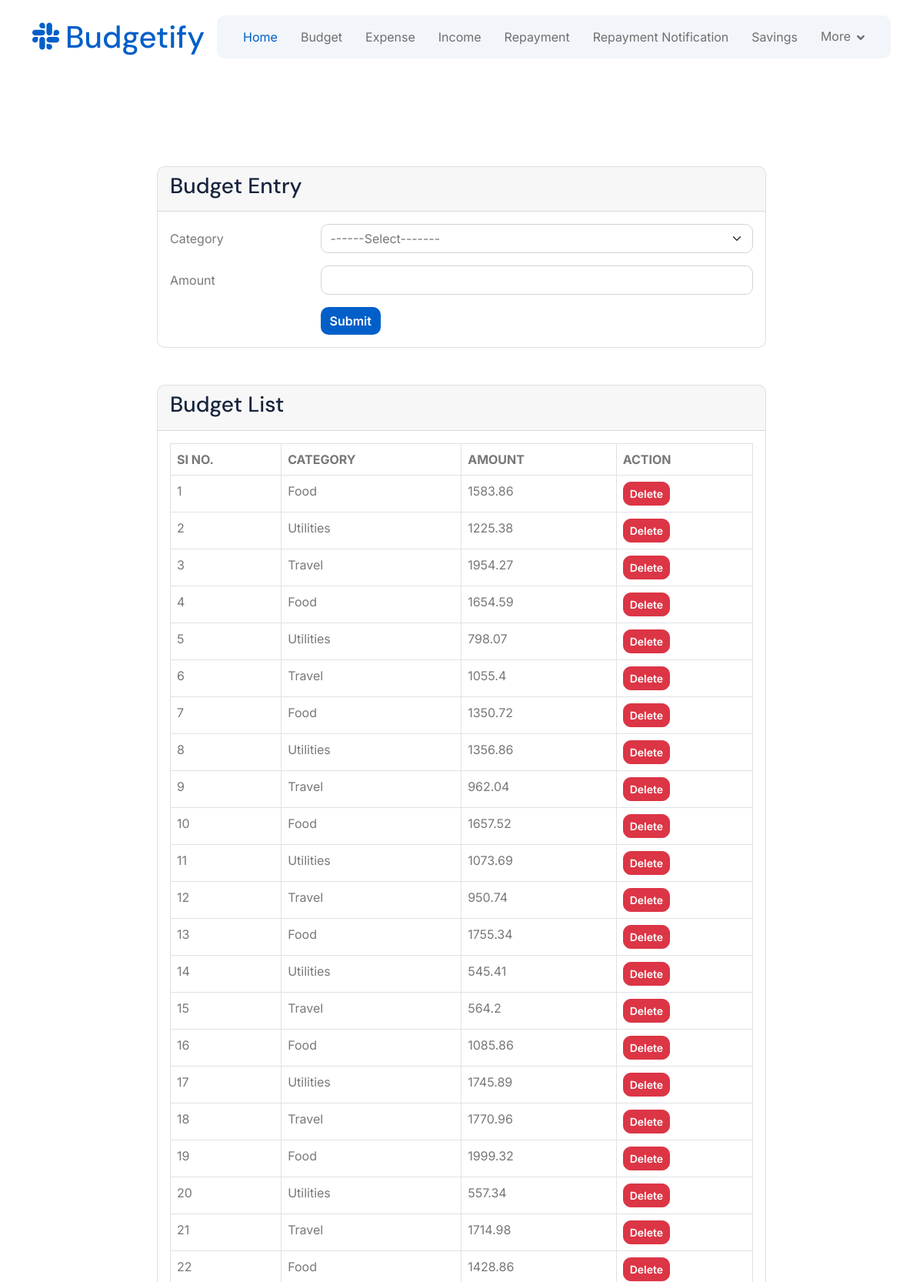
The app's page /User/budget/ (upper part) with its own data.
### User/models.py (models this page shows)
class tbl_budget(models.Model):
    budget_amount = models.FloatField()  # Changed to FloatField
    user = models.ForeignKey(tbl_user, on_delete=models.CASCADE)
    expensecategory = models.ForeignKey(tbl_expensetype, on_delete=models.CASCADE)
    date_added = models.DateField()

### Admin/models.py (models this page shows)
class tbl_expensetype(models.Model):
    expensetype_name = models.CharField(max_length=30)

### User/views.py (the view)
# urls.py: path('budget/',views.budget,name="budget"),
def budget(request):
    expensetypeData = tbl_expensetype.objects.all()
    budgetData = tbl_budget.objects.all()
    if request.method == 'POST':
        tbl_budget.objects.create(
            expensecategory=tbl_expensetype.objects.get(id=request.POST.get('txt_expensetype')),
            budget_amount=request.POST.get('txt_amount'),
            user=tbl_user.objects.get(id=request.session["uid"])
        )
        return render(request,"User/Budget.html",{"msg":"Inserted Successfully"})
    else:
        return render(request,"User/Budget.html",{"expensetypeData":expensetypeData,'budgetData':budgetData})

### User/Templates/User/Budget.html (shortened to what this page needs)
{% extends 'User/Header.html' %}
{% load static %}
{% block content %}
<!DOCTYPE html>
<html lang="en">
<head>
</head>
<body>
<div class="row justify-content-center mt-5">
    <div class="col-md-8">
        <div class="card">
            <div class="card-header">
                <h3 class="card-title">Budget Entry</h3>
            </div>
            <div class="card-body">
                <form method="post">
                    <div class="row mb-3">
                        <label for="txt_expensetype" class="col-sm-3 col-form-label">Category</label>
                        <div class="col-sm-9">
                            <select class="form-select" name="txt_expensetype" id="txt_expensetype" required>
                                <option value="">------Select-------</option>
                            </select>
                        </div>
                    </div>
                    <div class="row mb-3">
                        <label for="txt_amount" class="col-sm-3 col-form-label">Amount</label>
                        <div class="col-sm-9">
                            <input type="number" class="form-control" id="txt_amount" name="txt_amount"
                                min="0" step="0.01" required>
                        </div>
                    </div>
                    <div class="row">
                        <div class="col-sm-9 offset-sm-3">
                            <button type="submit" class="btn btn-primary">Submit</button>
                        </div>
                    </div>
                </form>
            </div>
        </div>
    </div>
</div>
<div class="row justify-content-center mt-5 mb-5">
    <div class="col-md-8">
        <div class="card">
            <div class="card-header">
                <h3 class="card-title">Budget List</h3>
            </div>
            <div class="card-body">
                <table class="table table-bordered table-hover">
                    <thead>
                        <tr>
                            <th>SI NO.</th>
                            <th>CATEGORY</th>
                            <th>AMOUNT</th>
                            <th>ACTION</th>
                        </tr>
                    </thead>
                    <tbody>
                        {% for i in budgetData %}
                        <tr>
                            <td>{{forloop.counter}}</td>
                            <td>{{i.expensecategory.expensetype_name}}</td>
                            <td>{{i.budget_amount}}</td>
                            <td><a href="{% url 'User:deleteBudget' i.id %}" class="btn btn-danger btn-sm">Delete</a></td>
                        </tr>
                        {% endfor %}
                    </tbody>
                </table>
            </div>
        </div>
    </div>
</div>
</body>
</html>
{% endblock content %}

### Guest/static/Main/css/style.css (style rules this page uses)
.btn { font-weight: 600; transition: .5s; }
.btn.btn-primary { color: var(--bs-white); border: none; }

### records on screen
tbl_budget: expensecategory.expensetype_name "Food", budget_amount "1583.86"
tbl_budget: expensecategory.expensetype_name "Utilities", budget_amount "1225.38"
tbl_budget: expensecategory.expensetype_name "Travel", budget_amount "1954.27"
tbl_budget: expensecategory.expensetype_name "Food", budget_amount "1654.59"
tbl_budget: expensecategory.expensetype_name "Utilities", budget_amount "798.07"
tbl_budget: expensecategory.expensetype_name "Travel", budget_amount "1055.4"
tbl_budget: expensecategory.expensetype_name "Food", budget_amount "1350.72"
tbl_budget: expensecategory.expensetype_name "Utilities", budget_amount "1356.86"
tbl_budget: expensecategory.expensetype_name "Travel", budget_amount "962.04"
tbl_budget: expensecategory.expensetype_name "Food", budget_amount "1657.52"
tbl_budget: expensecategory.expensetype_name "Utilities", budget_amount "1073.69"
tbl_budget: expensecategory.expensetype_name "Travel", budget_amount "950.74"
tbl_budget: expensecategory.expensetype_name "Food", budget_amount "1755.34"
tbl_budget: expensecategory.expensetype_name "Utilities", budget_amount "545.41"
tbl_budget: expensecategory.expensetype_name "Travel", budget_amount "564.2"
tbl_budget: expensecategory.expensetype_name "Food", budget_amount "1085.86"
tbl_budget: expensecategory.expensetype_name "Utilities", budget_amount "1745.89"
tbl_budget: expensecategory.expensetype_name "Travel", budget_amount "1770.96"
tbl_budget: expensecategory.expensetype_name "Food", budget_amount "1999.32"
tbl_budget: expensecategory.expensetype_name "Utilities", budget_amount "557.34"
tbl_budget: expensecategory.expensetype_name "Travel", budget_amount "1714.98"
tbl_budget: expensecategory.expensetype_name "Food", budget_amount "1428.86"
